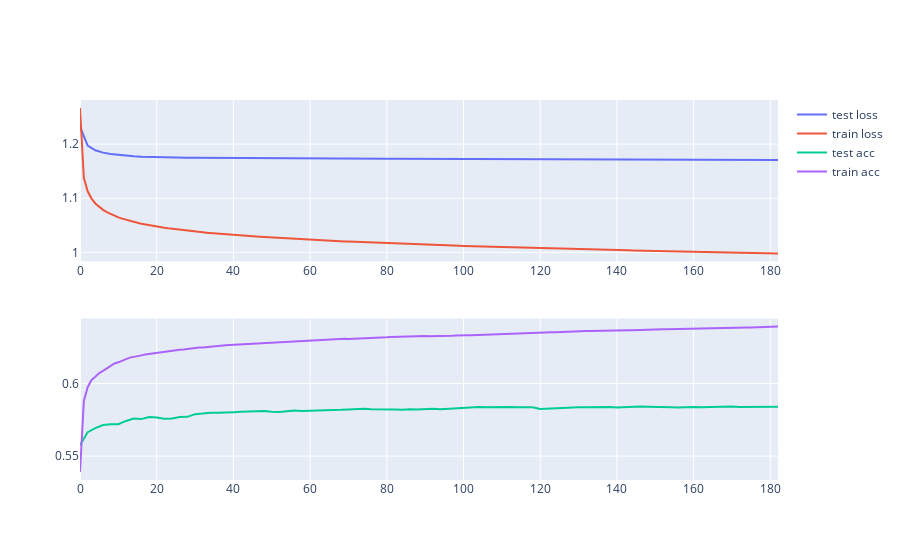

Notebook code for this chart:
### Code cell
import torch.nn.functional as F
import numpy as np
import plotly.graph_objects as go
from IPython.display import clear_output
from plotly.subplots import make_subplots

device = torch.device('mps')

data_loader = DataLoader(
    image_gpt_train_dataset,
    batch_size=128,
)
test_data_loader = DataLoader(
    image_gpt_test_dataset,
    batch_size=256,
    shuffle=False,
)
linear_clf = ClfHead(num_classes=10).to(device)
model.to(device)

optimizer = torch.optim.Adam(linear_clf.parameters(), lr=0.0001)

train_losses = []
train_acc = []
train_x = []

test_losses = []
test_acc = []
test_x = []

for i in range(len(train_x), 1000):
    linear_clf.train()

    epoch_losses = []
    epoch_acc = []
    for batch in tqdm(data_loader):
        optimizer.zero_grad()

        batch['latents'] = batch['latents'].to(device)
        batch['labels'] = batch['labels'].to(device)

        output = linear_clf(batch['latents'])
        loss = F.cross_entropy(output, batch['labels'])
        acc = (output.argmax(-1) == batch['labels']).float().mean()

        loss.backward()
        optimizer.step()

        epoch_losses.append(loss.cpu().item())
        epoch_acc.append(acc.cpu().item())
    
    train_losses.append(np.mean(epoch_losses))
    train_acc.append(np.mean(epoch_acc))
    train_x.append(i)
    
    if i % 2 ==0:
        linear_clf.eval()
        epoch_losses = []
        epoch_acc = []

        with torch.no_grad():
            for batch in tqdm(test_data_loader):
                batch['latents'] = batch['latents'].to(device)
                batch['labels'] = batch['labels'].to(device)

                output = linear_clf(batch['latents'])
                loss = F.cross_entropy(output, batch['labels'])
                acc = (output.argmax(-1) == batch['labels']).float().mean()
                
                epoch_losses.append(loss.cpu().item())
                epoch_acc.append(acc.cpu().item())

        test_losses.append(np.mean(epoch_losses))
        test_acc.append(np.mean(epoch_acc))
        test_x.append(i)
        
    
    
    clear_output(wait=True)
    fig = make_subplots(rows=2, cols=1)
    fig.add_trace(go.Scatter(x=test_x, y=test_losses, mode='lines', name='test loss'), row=1, col=1)
    fig.add_trace(go.Scatter(x=train_x, y=train_losses, mode='lines', name='train loss'), row=1, col=1)
    fig.add_trace(go.Scatter(x=test_x, y=test_acc, mode='lines', name='test acc'), row=2, col=1)
    fig.add_trace(go.Scatter(x=train_x, y=train_acc, mode='lines', name='train acc'), row=2, col=1)
    fig.show()

### Figure 1 — Plotly figure (JSON) as saved in the notebook; plotly's stock layout.template omitted (floating-point values rounded to 4 significant figures; data arrays with more than 128 entries replaced by an {"elided": "..."} marker saying what was removed)
{"data": [{"mode": "lines", "name": "test loss", "type": "scatter", "x": [0, 2, 4, 6, 8, 10, 12, 14, 16, 18, 20, 22, 24, 26, 28, 30, 32, 34, 36, 38, 40, 42, 44, 46, 48, 50, 52, 54, 56, 58, 60, 62, 64, 66, 68, 70, 72, 74, 76, 78, 80, 82, 84, 86, 88, 90, 92, 94, 96, 98, 100, 102, 104, 106, 108, 110, 112, 114, 116, 118, 120, 122, 124, 126, 128, 130, 132, 134, 136, 138, 140, 142, 144, 146, 148, 150, 152, 154, 156, 158, 160, 162, 164, 166, 168, 170, 172, 174, 176, 178, 180, 182], "xaxis": "x", "y": [1.232, 1.197, 1.189, 1.184, 1.182, 1.18, 1.179, 1.178, 1.177, 1.176, 1.176, 1.176, 1.175, 1.175, 1.175, 1.175, 1.175, 1.174, 1.174, 1.174, 1.174, 1.174, 1.174, 1.174, 1.174, 1.174, 1.174, 1.174, 1.174, 1.174, 1.174, 1.173, 1.173, 1.173, 1.173, 1.173, 1.173, 1.173, 1.173, 1.173, 1.173, 1.173, 1.173, 1.173, 1.173, 1.173, 1.172, 1.172, 1.172, 1.172, 1.172, 1.172, 1.172, 1.172, 1.172, 1.172, 1.172, 1.172, 1.172, 1.172, 1.172, 1.172, 1.172, 1.172, 1.172, 1.172, 1.171, 1.171, 1.171, 1.171, 1.171, 1.171, 1.171, 1.171, 1.171, 1.171, 1.171, 1.171, 1.171, 1.171, 1.171, 1.171, 1.171, 1.171, 1.171, 1.171, 1.171, 1.171, 1.171, 1.171, 1.171, 1.171], "yaxis": "y"}, {"mode": "lines", "name": "train loss", "type": "scatter", "x": {"elided": "183 int values"}, "xaxis": "x", "y": {"elided": "183 float values"}, "yaxis": "y"}, {"mode": "lines", "name": "test acc", "type": "scatter", "x": [0, 2, 4, 6, 8, 10, 12, 14, 16, 18, 20, 22, 24, 26, 28, 30, 32, 34, 36, 38, 40, 42, 44, 46, 48, 50, 52, 54, 56, 58, 60, 62, 64, 66, 68, 70, 72, 74, 76, 78, 80, 82, 84, 86, 88, 90, 92, 94, 96, 98, 100, 102, 104, 106, 108, 110, 112, 114, 116, 118, 120, 122, 124, 126, 128, 130, 132, 134, 136, 138, 140, 142, 144, 146, 148, 150, 152, 154, 156, 158, 160, 162, 164, 166, 168, 170, 172, 174, 176, 178, 180, 182], "xaxis": "x2", "y": [0.5575, 0.5665, 0.5693, 0.5714, 0.572, 0.572, 0.5742, 0.5759, 0.5755, 0.577, 0.5767, 0.5758, 0.576, 0.577, 0.5771, 0.5789, 0.5793, 0.5799, 0.5798, 0.5798, 0.5803, 0.5805, 0.5807, 0.5808, 0.5811, 0.5806, 0.5804, 0.5809, 0.5813, 0.5811, 0.5812, 0.5812, 0.5813, 0.5815, 0.5818, 0.5821, 0.5824, 0.5825, 0.5822, 0.5823, 0.5821, 0.5821, 0.5819, 0.5823, 0.5821, 0.5823, 0.5826, 0.5822, 0.5826, 0.5831, 0.5832, 0.5835, 0.5838, 0.5837, 0.5839, 0.5836, 0.5838, 0.5836, 0.5835, 0.5837, 0.5824, 0.5827, 0.5829, 0.5834, 0.5835, 0.5836, 0.5837, 0.5838, 0.5837, 0.5839, 0.5835, 0.5838, 0.584, 0.5841, 0.584, 0.584, 0.5839, 0.5836, 0.5834, 0.5837, 0.5838, 0.5837, 0.5839, 0.5838, 0.5839, 0.5841, 0.5839, 0.5839, 0.5836, 0.5837, 0.584, 0.584], "yaxis": "y2"}, {"mode": "lines", "name": "train acc", "type": "scatter", "x": {"elided": "183 int values"}, "xaxis": "x2", "y": {"elided": "183 float values"}, "yaxis": "y2"}], "layout": {"xaxis": {"anchor": "y", "domain": [0, 1]}, "xaxis2": {"anchor": "y2", "domain": [0, 1]}, "yaxis": {"anchor": "x", "domain": [0.575, 1]}, "yaxis2": {"anchor": "x2", "domain": [0, 0.425]}}}
